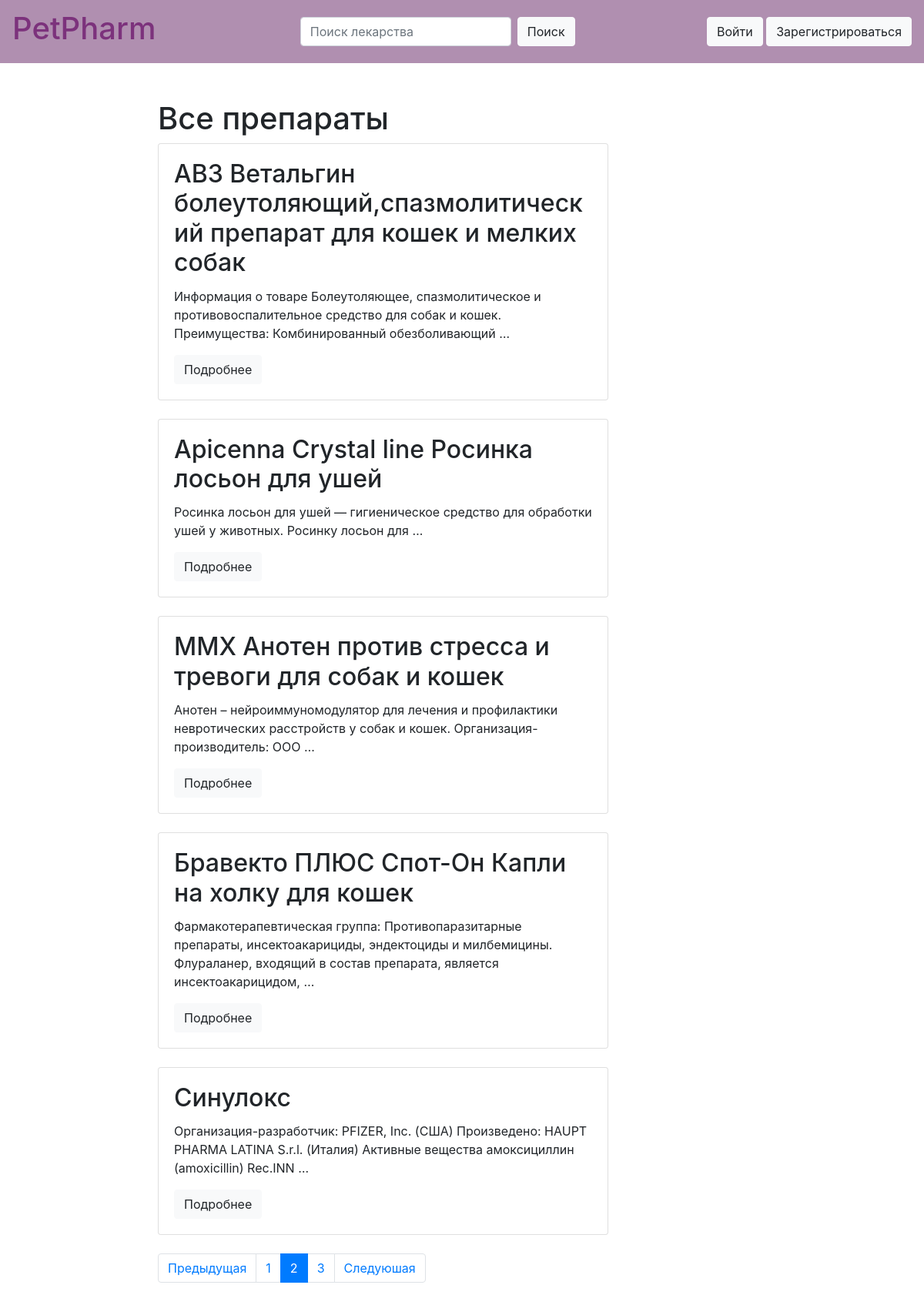
Screenshot of /?page=2 with the database file from the repository.
### project/models.py (models this page shows)
class Medicine(models.Model):
    title = models.CharField(max_length=255)
    slug = models.SlugField(max_length=255,
                            unique_for_date='publish')
    SUPPLIED_TYPE = [
        ('Не указано', 'Не указано'),
        ('Таблетки', 'Таблетки'),
        ('Порошок', 'Порошок'),
        ('Капсулы', 'Капсулы'),
        ('Драже', 'Драже'),
        ('Гранулы', 'Гранулы'),
        ('Мазь', 'Мазь'),
        ('Крем', 'Крем'),
        ('Паста', 'Паста'),
        ('Гель', 'Гель'),
        ('Раствор', 'Раствор'),
        ('Суспензия', 'Суспензия'),
        ('Капли', 'Капли'),
        ('Сироп', 'Сироп'),
        ('Аэрозоль', 'Аэрозоль'),
        ('Другое', 'Другое'),
    ]
    SUPPLIED_TYPE = models.CharField(
        max_length=100,
        choices=SUPPLIED_TYPE,
        default='Не указано'
    )
    PHARMACY = [
        ('Нет в наличии', 'Нет в наличии'),
        ('Алибегова ул., д. 13/1', 'Алибегова ул., д. 13/1'),
        ('Воронянского ул., д. 17а', 'Воронянского ул., д. 17а'),
        ('Горецкого ул., д. 2', 'Горецкого ул., д. 2'),
        ('Городецкая ул., д. 30', 'Городецкая ул., д. 30'),
        ('Дзержинского пр-т, д. 119', 'Дзержинского пр-т, д. 119'),
    ]
    PHARMACY = models.CharField(
        max_length=500,
        choices=PHARMACY,
        default='Нет в наличии'
    )
    body = models.TextField()
    publish = models.DateTimeField(default=timezone.now)
    updated = models.DateTimeField(auto_now=True)
    created = models.DateTimeField(auto_now_add=True)
    def get_absolute_url(self):
        return reverse('project:detailed_medicine',
                       args=[self.publish.year,
                             self.publish.month,
                             self.publish.day,
                             self.slug])
    class Meta:
        ordering = ['-updated']

### project/views.py (the view)
# urls.py: path('', all_medicines, name='all_medicines'),
def all_medicines(request):
    search_query = request.GET.get('search', '')
    if search_query:
        medicines = models.Medicine.objects.filter(Q(title__icontains=search_query) | Q(body__icontains=search_query))
    else:
        medicines = models.Medicine.objects.all()
    paginator = Paginator(medicines, 5)
    page_number = request.GET.get('page', 1)
    page = paginator.get_page(page_number)
    is_paginated = page.has_other_pages()
    if page.has_previous():
        prev_url = '?page={}'.format(page.previous_page_number())
    else:
        prev_url = ''
    if page.has_next():
        next_url = '?page={}'.format(page.next_page_number())
    else:
        next_url = ''
    context = {
        'page_object': page,
        'is_paginated': is_paginated,
        'next_url': next_url,
        'prev_url': prev_url,
    }
    return render(request, "medicines/all_medicines.html",
                  context=context)

### project/templates/medicines/all_medicines.html (shortened to what this page needs)
{% extends 'base.html' %}
{% block body %}
    <h1> Все препараты </h1>
    {% for medicine in page_object.object_list %}
        <div class="card">
            <div class="card-body">
                <h2 class="card-title">{{ medicine.title }}</h2>
                <p class="card-text">    {{ medicine.body|truncatewords:15 }}  </p>
                <a href="{{ medicine.get_absolute_url }} " class="btn btn-light"> Подробнее </a><br>
            </div>
        </div>
        <br>
    {% endfor %}
{% endblock %}

### project/templates/base.html (shortened to what this page needs)
{% load bootstrap4 %}
{% load static %}
{% bootstrap_css %}
<!DOCTYPE html>
<html lang="en">
<head>
<link rel="stylesheet" href="{% static 'style.css' %}" >
<header>
    <nav class="navbar navbar-light" style="background-color: #b08fb0;">
        <a class="navbar-brand" href="{% url 'project:all_medicines' %}" style="color: #7c327c">
            <h1> PetPharm </h1> </a>
        <form class="form-inline my-2 my-lg-0" action="{% url 'project:all_medicines' %}">
            <input class="form-control mr-sm-2" type="Поиск лекарства" placeholder="Поиск лекарства" aria-label="Поиск лекарства" name="search">
            <button class="btn btn-light" type="submit">Поиск</button>
        </form>
        {% if request.user.is_authenticated %}
            <div class="profile-image">
            {% if profile.image %}
                <p><img src="{{profile.image.url}}"></p>
            {% else %}
                <p></p>
            {% endif %}
                <a href="{% url "project:profile" %}" class="btn btn-light">Мой профиль</a>
                <a href="{% url "project:logout" %}" class="btn btn-light">Выйти </a>
            </div>
            {% else %}
            <div>
                <a href="{% url "project:login" %}" class="btn btn-light">Войти </a>
                <a href="{% url "project:register" %}" class="btn btn-light">Зарегистрироваться </a>
            </div>
        {% endif %}
    </nav>
</header>
</head>
<body>
<div class="container-flex mt-5" >
    <div class="row" >
        <div class="col-6 offset-md-2" >
        {% block body %}{% endblock %}
        {% if is_paginated %}
            <nav aria-label="Page navigation example" >
                <ul class="pagination" >
                    <li class="page-item {% if not prev_url %} disabled {% endif %}"  >
                        <a class="page-link" href="{{prev_url }}" tabelindex="-1">Предыдущая</a>
                    </li>
                    {% for n in page_object.paginator.page_range %}
                        {% if page_object.number == n %}
                            <li class="page-item active">
                                <a class="page-link" href="?page={{ n }}" >{{ n }} </a>
                            </li>
                        {% elif n > page_object.number|add:-3 and page_object.number|add:3 %}
                            <li class="page-item">
                                <a class="page-link" href="?page={{ n }}" >{{ n }}</a>
                            </li>
                        {% endif %}
                    {% endfor %}
                    <li class="page-item {% if not next_url %} disabled {% endif %}">
                        <a class="page-link" href="{{next_url }}" tabelindex="-1" >Следуюшая</a>
                    </li>
                </ul>
        </nav>
        {% endif %}
    </div>
</div>
</div>
</body>
</html>

### rows the page displays
Medicine: title "АВЗ Ветальгин болеутоляющий,спазмолитический препарат для кошек и мелких собак", body "Информация о товаре Болеутоляющее, спазмолитическое и противовоспалительное средство для собак и кошек. Преимущества: Комбинированный обезболивающий …"
Medicine: title "Apicenna Crystal line Росинка лосьон для ушей", body "Росинка лосьон для ушей — гигиеническое средство для обработки ушей у животных. Росинку лосьон для …"
Medicine: title "ММХ Анотен против стресса и тревоги для собак и кошек", body "Анотен – нейроиммуномодулятор для лечения и профилактики невротических расстройств у собак и кошек. Организация-производитель: ООО …"
Medicine: title "Бравекто ПЛЮС Спот-Он Капли на холку для кошек", body "Фармакотерапевтическая группа: Противопаразитарные препараты, инсектоакарициды, эндектоциды и милбемицины. Флураланер, входящий в состав препарата, является инсектоакарицидом, …"
Medicine: title "Синулокс", body "Организация-разработчик: PFIZER, Inc. (США) Произведено: HAUPT PHARMA LATINA S.r.l. (Италия) Активные вещества амоксициллин (amoxicillin) Rec.INN …"

### other values shown
{{ n }} "1" "3"
{{ n }} "2"
